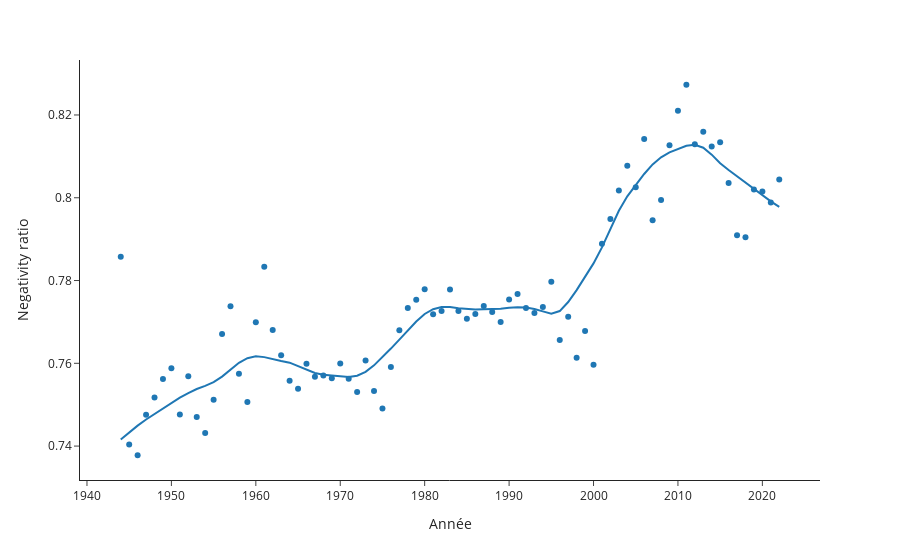

Here is the notebook cell this chart was saved with:
### Code cell
total["Negativity ratio"] = total.Negativity/total.Positivity

px.scatter(total,x="Année",y="Negativity ratio", trendline="lowess",template="simple_white", trendline_options=dict(frac=0.2))
